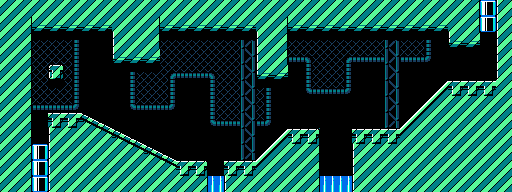

This game map was drawn from its Tiled (.tmx) file and the tilesets committed beside it. A one-line description and the trimmed map source follow:
An orthogonal 32x12 tile map with 16x16 px tiles, 1 tile layer (ShoeBox Tile Grab).

<map version="1.5" tiledversion="1.6.0" orientation="orthogonal" renderorder="right-down" width="32" height="12" tilewidth="16" tileheight="16" infinite="0" nextlayerid="2" nextobjectid="1">
 <tileset firstgid="1" name="scene2_bank.png" tilewidth="16" tileheight="16" tilecount="55" columns="11">
  <image source="scene2_bank.png" width="176" height="80" />
 </tileset>
 <layer id="1" name="ShoeBox Tile Grab" width="32" height="12">
  <data>[384 cells, 384 non-empty, 30 distinct tile ids]</data>
 </layer>
</map>